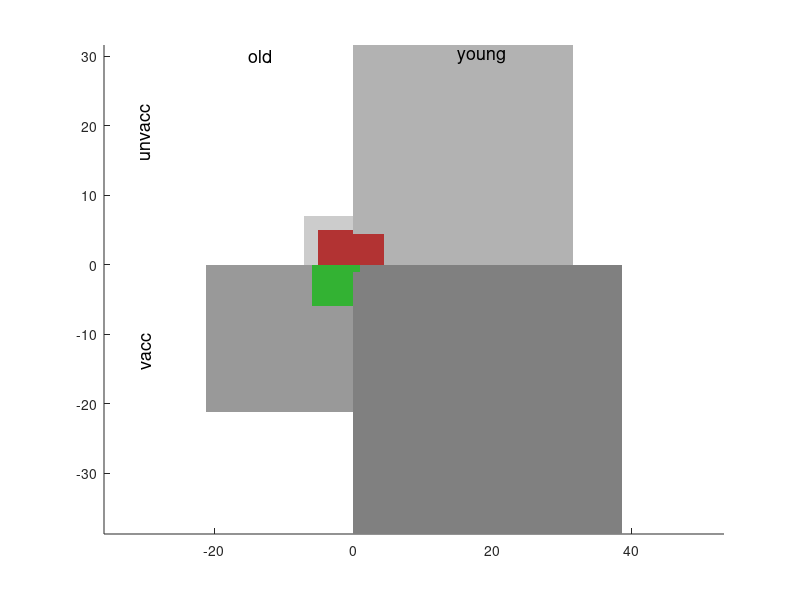

Source code (MATLAB): (Note: this script raises an error after producing the figure.)

N = [50,1000,450,1500];
% sick = [0.4,0.2,0.1,4/180].*N;
sick = [25 20 35 1];
healthy = N - sick;
ve = 100*(1-(sick(3:4)./healthy(3:4))./(sick(1:2)./healthy(1:2)));
vea = 100*(1-(sum(sick(3:4))./sum(healthy(3:4)))./(sum(sick(1:2))./sum(healthy(1:2))));
disp([ve,vea])
sig = [-1,1;1,1;-1,-1;1,-1];
iCol = [1;1;2;2];

%%
figure;
for ii = 1:4
    co = 0.9-ii/10;
    fill([sig(ii,1)*sqrt(N(ii)) 0 0 sig(ii,1)*sqrt(N(ii))],[0 0 sig(ii,2)*sqrt(N(ii)) sig(ii,2)*sqrt(N(ii))],[co co co],'linestyle','none');
    hold on
    cos = [0.2 0.2 0.2];
    cos(iCol(ii)) = 0.7;
    fill([sig(ii,1)*sqrt(sick(ii)) 0 0 sig(ii,1)*sqrt(sick(ii))],[0 0 sig(ii,2)*sqrt(sick(ii)) sig(ii,2)*sqrt(sick(ii))],cos,'linestyle','none');
end

axis equal
box off
text([-15,15],[30,30],{'old','young'},'FontSize',13)
text([-30,-30],[15,-15],{'unvacc','vacc'},'rotation',90,'FontSize',13)
in = 2;
text([-in,in,-in,in],[in,in,-in,-in],cellstr(str(sick'))')
ex = 6.5;
text([-ex,ex,-ex,ex],[ex,ex,-ex,-ex],cellstr(str(healthy'))')
set(gca,'FontSize',13)
% set(gca,'ytick',-15:5:10)
% ylim([-15 10])
% xlim([-10 15])
%%
% 
% fill([-sqrt(10) 0 0 -sqrt(10)],[0 0 sqrt(10) sqrt(10)],[0.8 0.8 0.8],'linestyle','none') % old unvac
% hold on
% fill([sqrt(90) 0 0 sqrt(90)],[0 0 sqrt(90) sqrt(90)],[0.7 0.7 0.7],'linestyle','none') % young unvac
% fill([-sqrt(20) 0 0 -sqrt(20)],[0 0 -sqrt(20) -sqrt(20)],[0.6 0.6 0.6],'linestyle','none') % old vac
% fill([sqrt(180) 0 0 sqrt(180)],[0 0 -sqrt(180) -sqrt(180)],[0.5 0.5 0.5],'linestyle','none') % young vac
% 
% fill([-sqrt(2) 0 0 -sqrt(2)],[0 0 sqrt(2) sqrt(2)],[0.7 0.2 0.2],'linestyle','none') % old unvac
% hold on
% fill([sqrt(18) 0 0 sqrt(18)],[0 0 sqrt(18) sqrt(18)],[0.7 0.2 0.2],'linestyle','none') % young unvac
% fill([-sqrt(2) 0 0 -sqrt(2)],[0 0 -sqrt(2) -sqrt(2)],[0.2 0.7 0.2],'linestyle','none') % old vac
% fill([sqrt(18) 0 0 sqrt(18)],[0 0 -sqrt(18) -sqrt(18)],[0.2 0.7 0.2],'linestyle','none') % young vac
